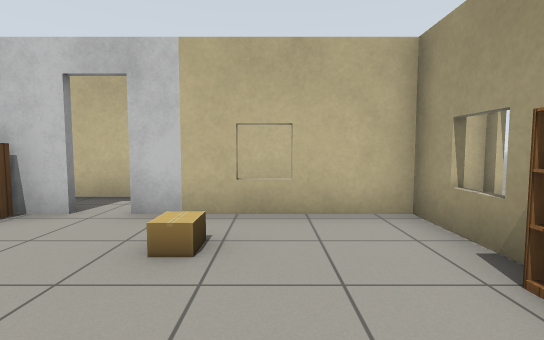
[1] (above)

13 first-person views from a walk through a Gazebo world. The camera is 0.94 m above the floor, tilts 4° down and sees 85° across. The floor is counted in squares, 1 m on a side. Each view is taken from the middle of a square. On the plan, view 1 faces up. The plan holds only what a view shows up to about 11 squares ahead; the rest is blank. Simple patterns stand in for the simulator's built-in surfaces. Some surface patterns are stand-ins.

[2]
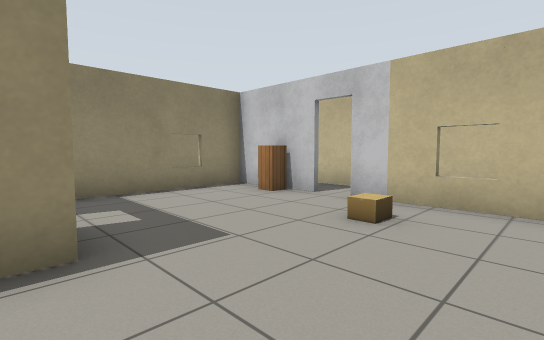

[3]
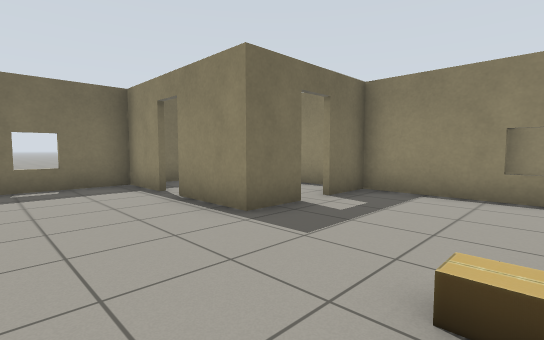

[4]
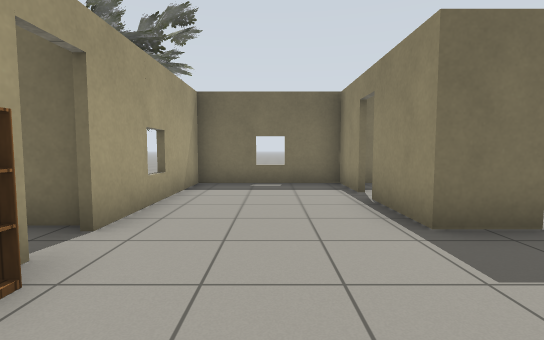

[5]
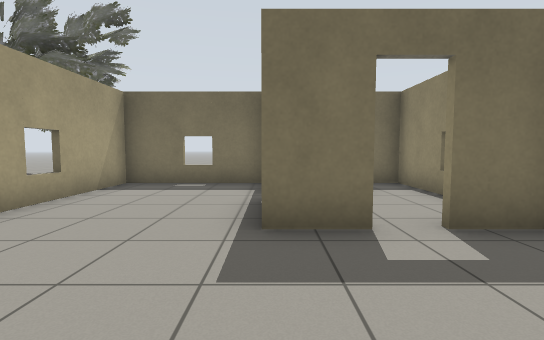

[6]
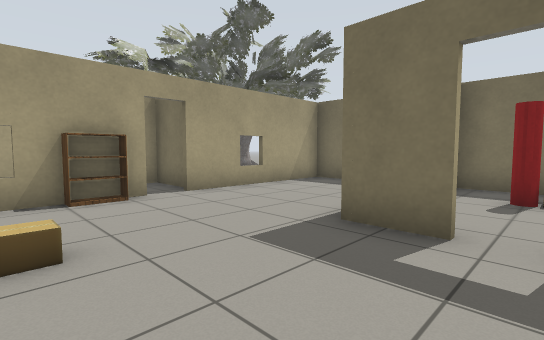

[7]
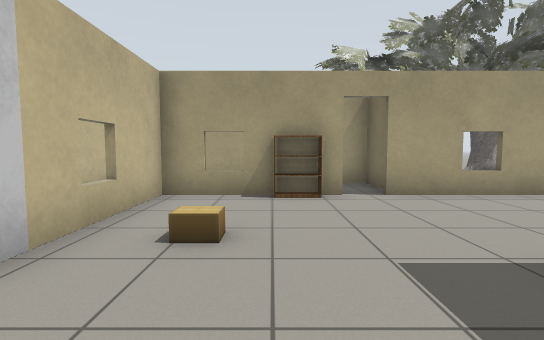

[8]
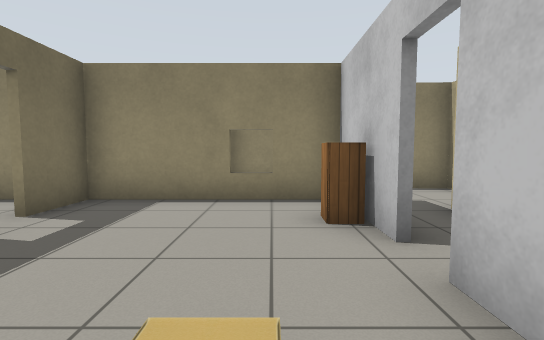

[9]
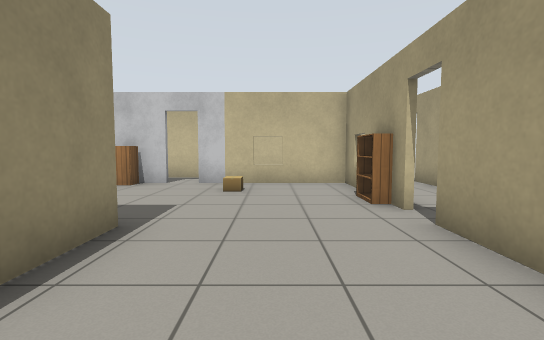

[10]
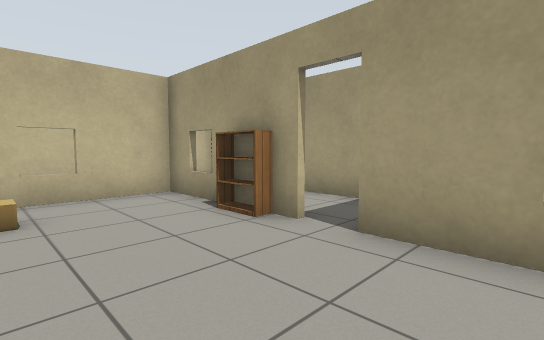

[11]
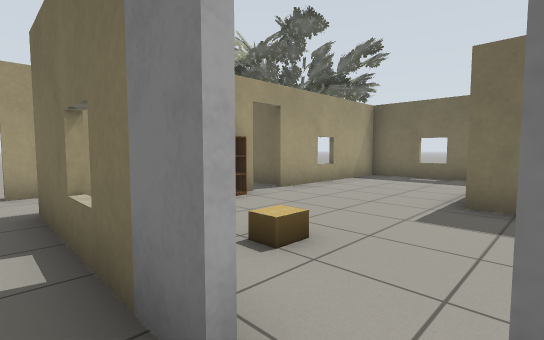

[12]
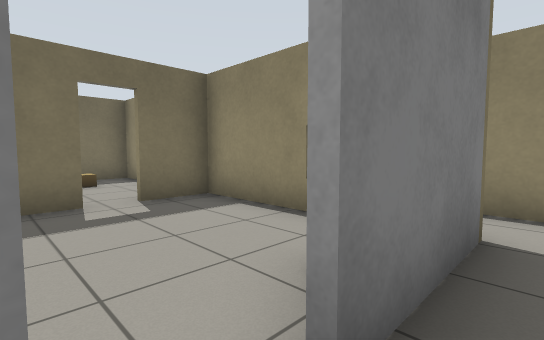

[13]
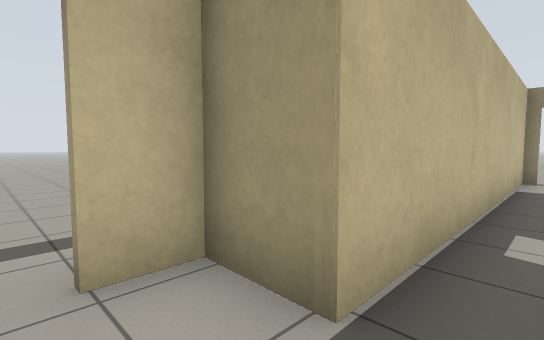

### Floor plan
Points are (right, up) in squares from view 1. A wall is a line through its corners. A room is listed if a view was taken in it or the views show most of it. See-through windows are left out.
Room 1 (views 1, 2, 3, 4, 5, 6, 7, 8, 9, 10)
walls: (-3.2, -0.4) (-1.9, -0.4) (-1.9, -2.6); (-1.9, -3.4) (-1.9, -5.3); (2, 2.4) (2, 4.3) (-2.1, 4.3); (-5.5, -0.4) (-4, -0.4); (-2.9, 4.3) (-5.5, 4.3) (-5.5, 1.4); (-2, -5.2) (2, -5.2) (2, -0.2)
ways out: open door at (-2.5, 4) to room 2; open door at (-3.5, -0.5) to room 3; open door at (-2, -3) to room 3; open door at (2, 0) to room 4
objects: cabinet (-4, 4); cardboard box (-1, 3)
Room 2 (views 11, 12, 13)
walls: (-2.1, 4.4) (2.2, 4.4); (-5.8, 4.4) (-2.9, 4.4); (-7.1, 4.9) (-7.2, 2); (4.3, 5.8) (-4.7, 5.8) (-4.6, 7.2) (-5.6, 7.2)
ways out: open door at (-2.5, 4) to room 1; opening at (3, 3.5) to room 4; open door at (-6, 7); open door at (4, 5)
Room 3 (no view inside)
walls: (-5.5, -1.5) (-5.5, -5.2) (-2, -5.2)
ways out: open door at (-3.5, -0.5) to room 1; open door at (-2, -3) to room 1
objects: red pole (-4, -4); cardboard box (-4, -3)
Room 4 (no view inside)
walls: (2.2, -0.6) (4.2, -0.6) (4.2, 4.8)
ways out: open door at (2, 0) to room 1; opening at (3, 3.5) to room 2
objects: bookshelf (2, 1) to (2, 2)

Positions as (right, up) in squares from view 1, and headings:
1: (0, 0), facing up
2: (1, -1), facing up-left
3: (1, 3), facing down-left
4: (0, 3), facing down
5: (-2, 3), facing down
6: (-4, 3), facing down-right
7: (-4, 2), facing right
8: (0, 3), facing left
9: (0, -4), facing up
10: (-1, -2), facing up-right
11: (-3, 5), facing down-right
12: (-2, 5), facing down-left
13: (-6, 5), facing up-right
